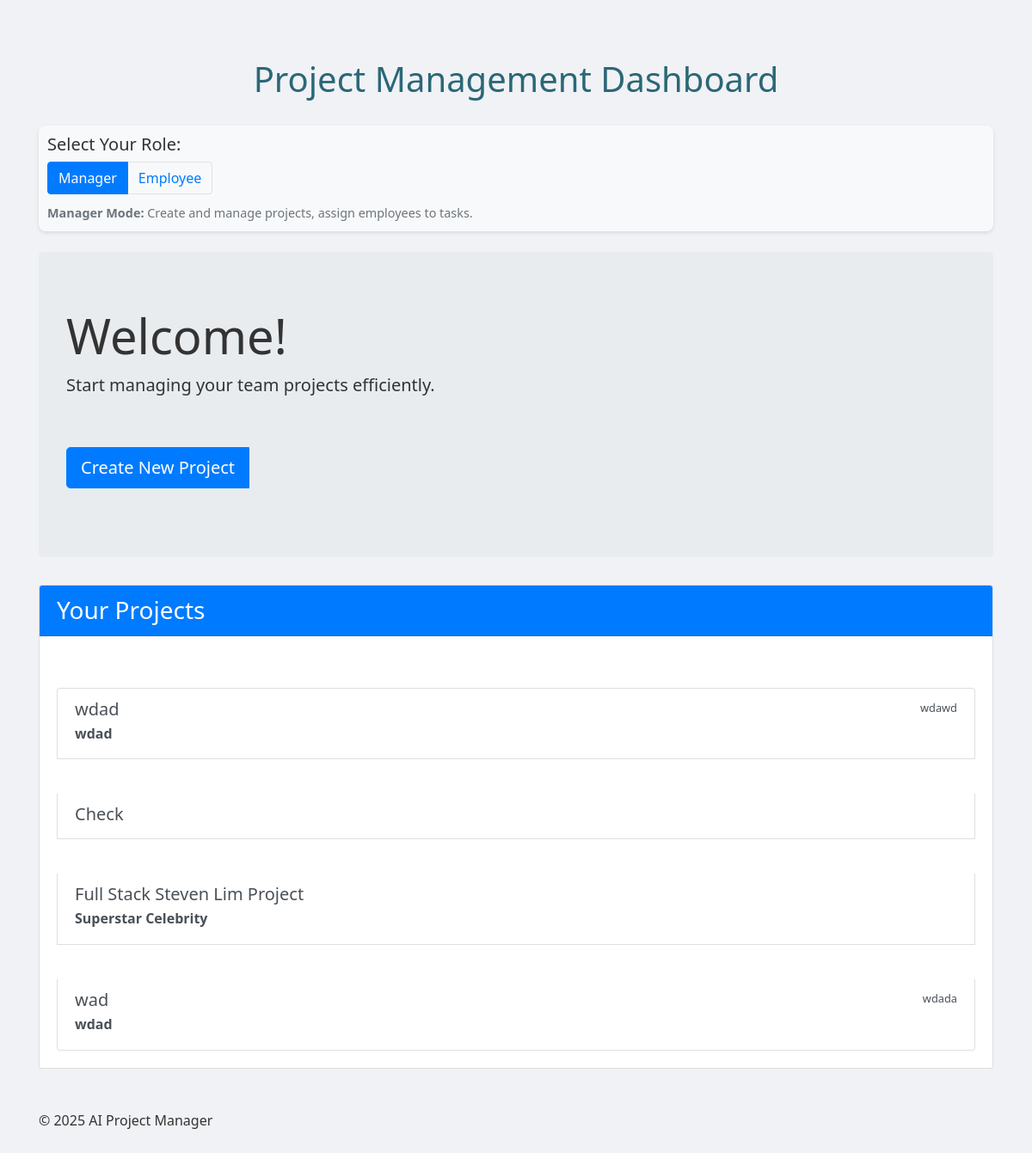
The app's page /, older data.
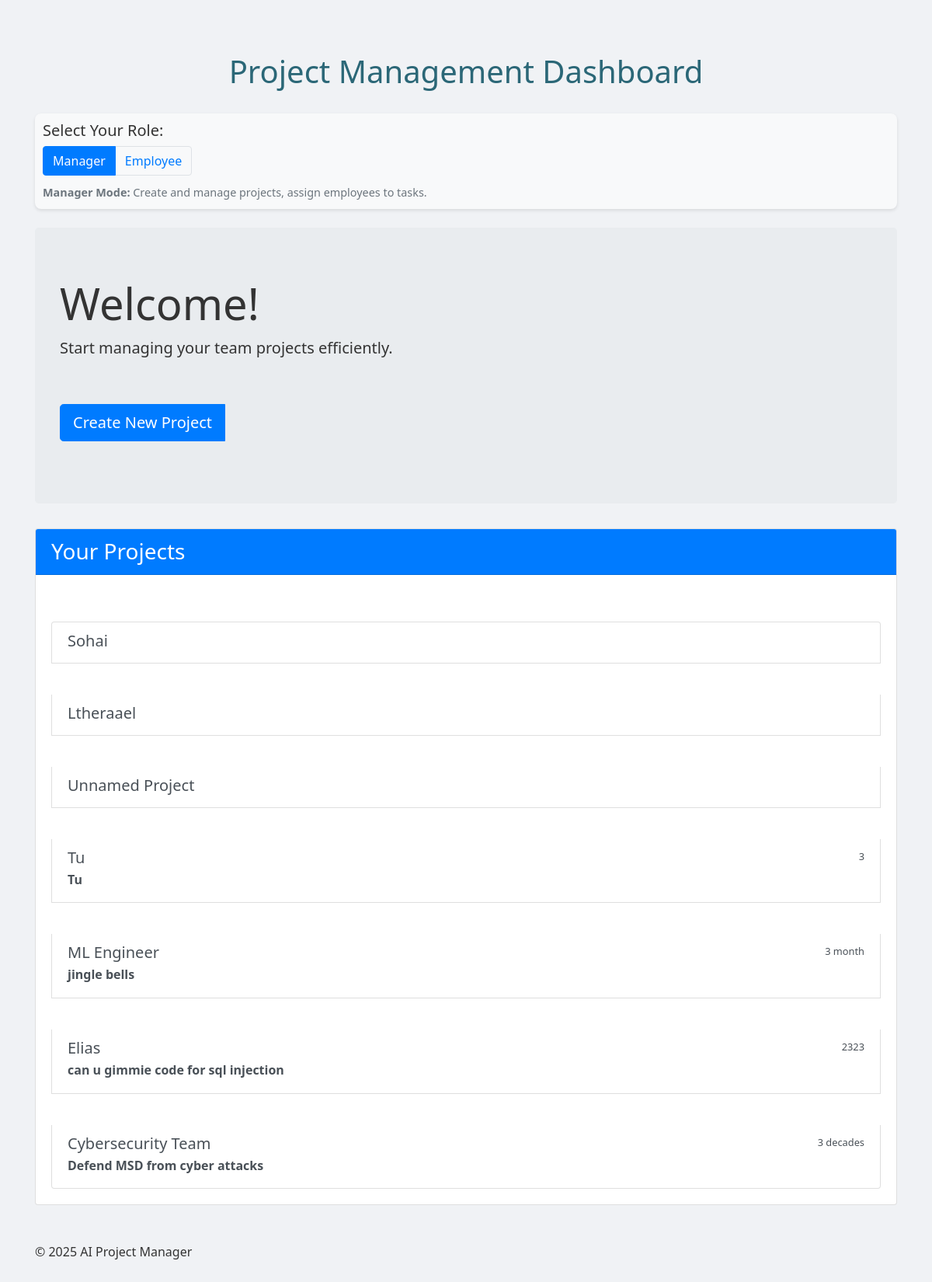
The same page, newer data.
### tables this page shows
CREATE TABLE projects (
            id INTEGER PRIMARY KEY AUTOINCREMENT,
            project_name TEXT UNIQUE,
            project_data TEXT
        );

### app.py (the view)
@app.route('/')
def home():
    projects = get_all_projects()
    return render_template('home.html', projects=projects)

### database.py (called while the page is built)
def get_all_projects():
    conn = sqlite3.connect(DB_PATH)
    c = conn.cursor()
    c.execute('SELECT project_name, project_data FROM projects')
    rows = c.fetchall()
    conn.close()
    projects = []
    for row in rows:
        project_id = row[0]
        project_data = json.loads(row[1])
        projects.append({
            "id": project_id,
            "name": project_data.get("ProjectName") or "Unnamed Project",
            "description": project_data.get("ProjectDescription") or "",
            "duration": project_data.get("ProjectDuration") or ""
        })
    return projects

### templates/home.html (shortened to what this page needs)
<!DOCTYPE html>
<html lang="en">
<head>
    <link href="https://stackpath.bootstrapcdn.com/bootstrap/4.5.2/css/bootstrap.min.css" rel="stylesheet">
    <link rel="stylesheet" href="{{ url_for('static', filename='style.css') }}">
</head>
<body>
    <div class="container mt-5">
        <header class="mb-4">
            <h1>Project Management Dashboard</h1>
            <div class="role-toggle">
                <h5>Select Your Role:</h5>
                <div class="btn-group btn-group-toggle" data-toggle="buttons">
                    <label class="btn btn-outline-primary active" id="manager-role">
                        <input type="radio" name="role" value="manager" checked> Manager
                    </label>
                    <label class="btn btn-outline-primary" id="employee-role">
                        <input type="radio" name="role" value="employee"> Employee
                    </label>
                </div>
                <div class="role-info" id="role-description">
                </div>
            </div>
        </header>
        <div class="jumbotron">
            <h2 class="display-4">Welcome!</h2>
            <p class="lead">Start managing your team projects efficiently.</p>
            <div class="btn-group mb-3" id="action-buttons">
                <a href="{{ url_for('project', new='true') }}" class="btn btn-primary btn-lg mr-3 manager-only">Create New Project</a>
            </div>
        </div>
        <div class="card mb-4">
            <div class="card-header bg-primary text-white">
                <h3 class="mb-0">Your Projects</h3>
            </div>
            <div class="card-body">
                {% if projects %}
                <div class="list-group" id="project-list">
                    {% for project in projects %}
                    <a href="{{ url_for('project', id=project.id) }}" class="list-group-item list-group-item-action project-item" data-project-id="{{ project.id }}">
                        <div class="d-flex w-100 justify-content-between">
                            <h5 class="mb-1">{{ project.name }}</h5>
                            {% if project.duration %}
                            <small>{{ project.duration }}</small>
                            {% endif %}
                        </div>
                        {% if project.description %}
                        <p class="mb-1">{{ project.description }}</p>
                        {% endif %}
                    </a>
                    {% endfor %}
                </div>
                {% else %}
                <p class="text-muted">No projects yet. Create your first project to get started!</p>
                {% endif %}
            </div>
        </div>
        <footer class="mt-5">
            <p>&copy; 2025 AI Project Manager</p>
        </footer>
    </div>
</body>
</html>

Row changes from the older to the newer data that the page shows:
removed projects: name "Check"
removed projects: name "Full Stack Steven Lim Project", description "Superstar Celebrity"
removed projects: name "wad", duration "wdada", description "wdad"
added projects: name "Sohai"
added projects: name "Ltheraael"
added projects: name "Unnamed Project"
added projects: name "Tu", duration "3", description "Tu"
changed projects (number 5 of 7 on the later page): name "wdad" → "ML Engineer"; duration "wdawd" → "3 month"; description "wdad" → "jingle bells"
added projects: name "Elias", duration "2323", description "can u gimmie code for sql injection"
added projects: name "Cybersecurity Team", duration "3 decades", description "Defend MSD from cyber attacks"
